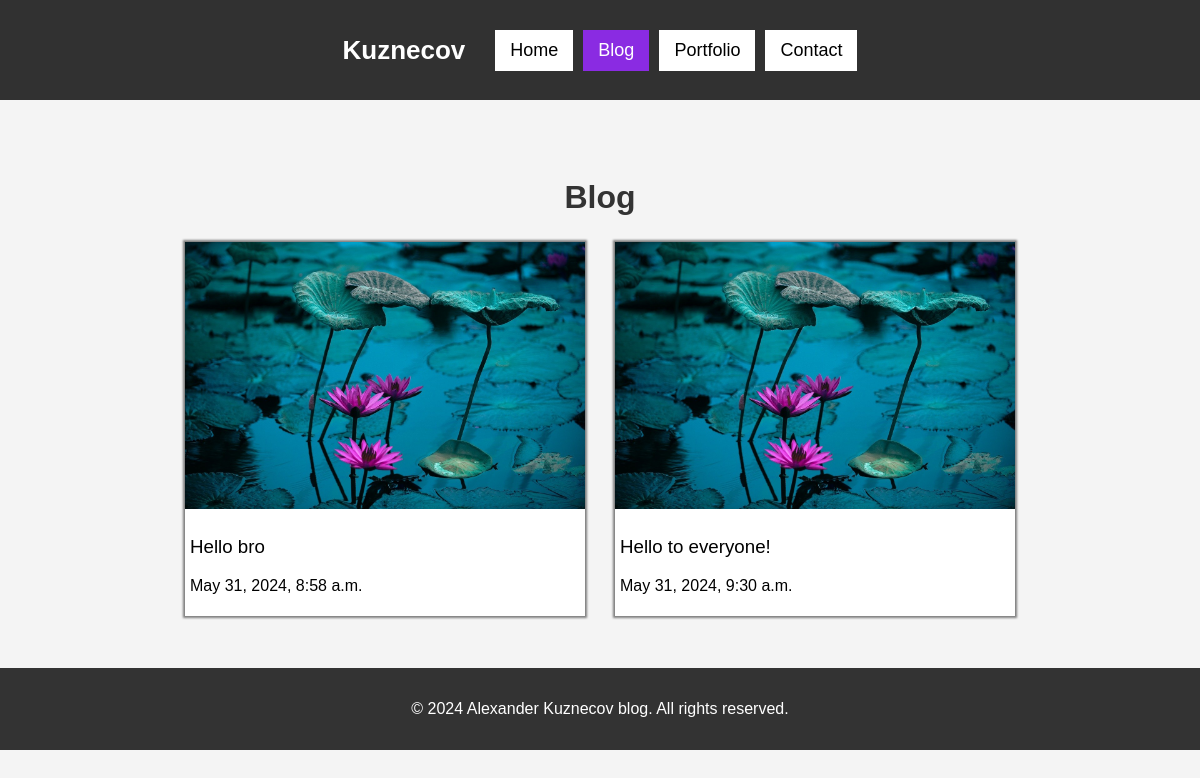
/blog/, run on an earlier commit of the app's database.
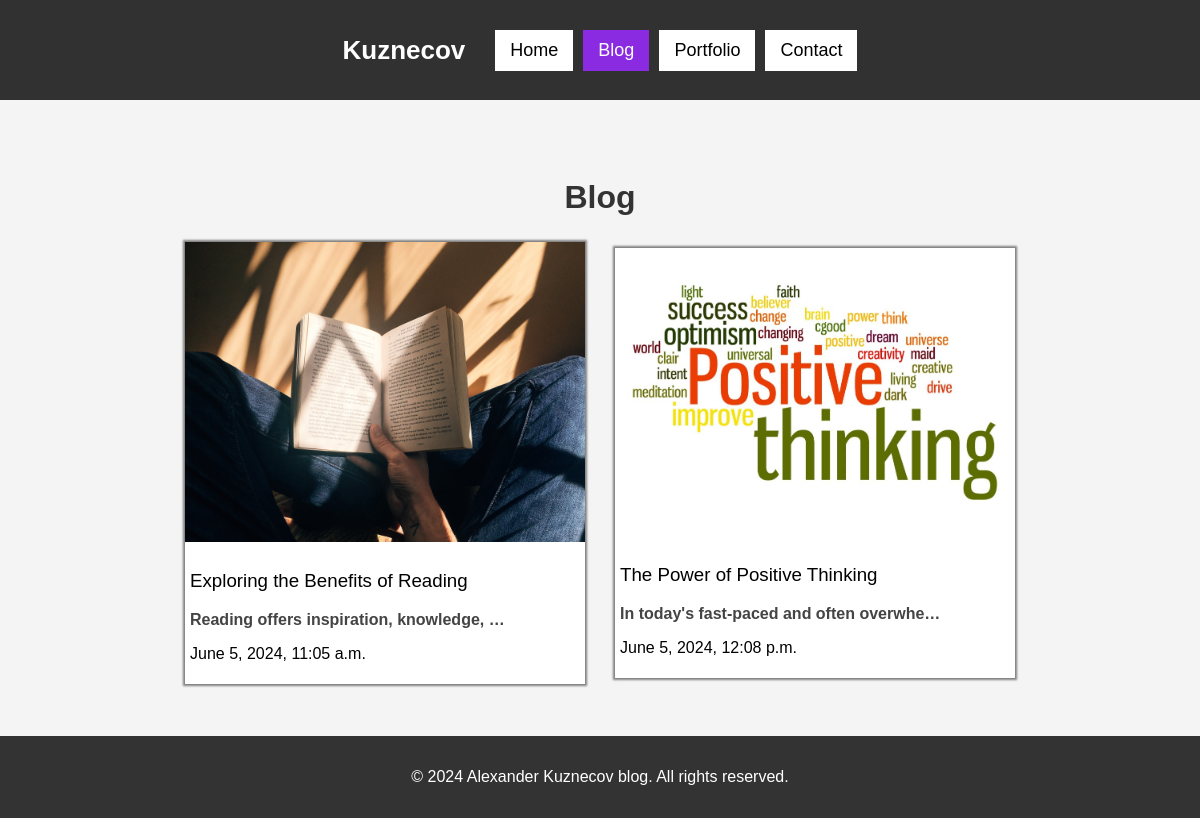
And on a later commit of the database.
### home/models.py (models this page shows, shortened)
class PostItem(models.Model):
    title = models.CharField(max_length=50)
    subtitle = models.TextField(max_length=700)
    text = models.TextField(max_length=20000)
    date = models.DateTimeField(auto_now_add=True)
    slug = models.CharField(max_length=50, default='default-slug')
    banner = models.ImageField(default='fallback.jpg', blank=True)

### home/views.py (the view)
# urls.py: path('blog/', views.blog, name='Blog'),
def blog(request):
  items = PostItem.objects.all()
  return render(request, 'blog.html', {"posts": items})

### home/templates/blog.html (shortened to what this page needs)
{% extends "base.html" %}
{% block posts %}
    <h2>Blog</h2>
    <div class="card__inner">
        {% for post in posts %}
        <a href="{% url 'PostDetails' slug=post.slug %}">
            <div class="card">
                <img class="banner" src="{{ post.banner.url }}" alt="{{ post.title }}">
                <div class="card__info">
                    <h3 class="card-title">{{ post.title }}</h3>
                    <p class="card-subtitle">{{ post.subtitle|truncatechars:40 }}</p>
                    <p class="card-date">{{ post.date }}</p>
                </div>
            </div>
        </a>
        {% endfor %}
    </div>
{% endblock %}

What changed in the data, as far as the page shows it:
removed PostItem: banner (picture), title "Hello bro", date "May 31, 2024, 8:58 a.m."
removed PostItem: banner (picture), title "Hello to everyone!", date "May 31, 2024, 9:30 a.m."
added PostItem: banner (picture), title "Exploring the Benefits of Reading", subtitle "Reading offers inspiration, knowledge, …", date "June 5, 2024, 11:05 a.m."
added PostItem: banner (picture), title "The Power of Positive Thinking", subtitle "In today's fast-paced and often overwhe…", date "June 5, 2024, 12:08 p.m."
